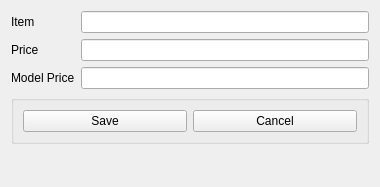
<?xml version="1.0" encoding="UTF-8"?>
<ui version="4.0">
 <class>EditStandardOfLivingModelPrice</class>
 <widget class="QWidget" name="EditStandardOfLivingModelPrice">
  <property name="geometry">
   <rect>
    <x>0</x>
    <y>0</y>
    <width>380</width>
    <height>187</height>
   </rect>
  </property>
  <property name="minimumSize">
   <size>
    <width>380</width>
    <height>175</height>
   </size>
  </property>
  <property name="windowTitle">
   <string>Edit Simulation Model Price</string>
  </property>
  <layout class="QFormLayout" name="formLayout">
   <item row="0" column="0">
    <widget class="QLabel" name="label_6">
     <property name="text">
      <string>Item</string>
     </property>
     <property name="buddy">
      <cstring>txtItem</cstring>
     </property>
    </widget>
   </item>
   <item row="0" column="1">
    <widget class="QLineEdit" name="txtItem">
     <property name="readOnly">
      <bool>true</bool>
     </property>
    </widget>
   </item>
   <item row="1" column="0">
    <widget class="QLabel" name="label_2">
     <property name="text">
      <string>Price</string>
     </property>
     <property name="buddy">
      <cstring>txtPrice</cstring>
     </property>
    </widget>
   </item>
   <item row="1" column="1">
    <widget class="QLineEdit" name="txtPrice">
     <property name="readOnly">
      <bool>true</bool>
     </property>
    </widget>
   </item>
   <item row="2" column="0">
    <widget class="QLabel" name="label_5">
     <property name="text">
      <string>Model Price</string>
     </property>
     <property name="buddy">
      <cstring>txtModelprice</cstring>
     </property>
    </widget>
   </item>
   <item row="2" column="1">
    <widget class="QLineEdit" name="txtModelprice"/>
   </item>
   <item row="3" column="0" colspan="2">
    <widget class="QGroupBox" name="groupBox">
     <property name="title">
      <string/>
     </property>
     <layout class="QHBoxLayout" name="horizontalLayout">
      <item>
       <widget class="QPushButton" name="cmdSave">
        <property name="text">
         <string>Save</string>
        </property>
       </widget>
      </item>
      <item>
       <widget class="QPushButton" name="cmdCancel">
        <property name="text">
         <string>Cancel</string>
        </property>
       </widget>
      </item>
     </layout>
    </widget>
   </item>
  </layout>
 </widget>
 <tabstops>
  <tabstop>txtItem</tabstop>
  <tabstop>txtPrice</tabstop>
  <tabstop>txtModelprice</tabstop>
  <tabstop>cmdSave</tabstop>
  <tabstop>cmdCancel</tabstop>
 </tabstops>
 <resources/>
 <connections>
  <connection>
   <sender>cmdCancel</sender>
   <signal>clicked()</signal>
   <receiver>EditStandardOfLivingModelPrice</receiver>
   <slot>close()</slot>
   <hints>
    <hint type="sourcelabel">
     <x>306</x>
     <y>153</y>
    </hint>
    <hint type="destinationlabel">
     <x>261</x>
     <y>153</y>
    </hint>
   </hints>
  </connection>
  <connection>
   <sender>cmdSave</sender>
   <signal>clicked()</signal>
   <receiver>EditStandardOfLivingModelPrice</receiver>
   <slot>saveStandardOfLivingDetails()</slot>
   <hints>
    <hint type="sourcelabel">
     <x>111</x>
     <y>148</y>
    </hint>
    <hint type="destinationlabel">
     <x>10</x>
     <y>176</y>
    </hint>
   </hints>
  </connection>
  <connection>
   <sender>cmdSave</sender>
   <signal>clicked()</signal>
   <receiver>EditStandardOfLivingModelPrice</receiver>
   <slot>close()</slot>
   <hints>
    <hint type="sourcelabel">
     <x>102</x>
     <y>108</y>
    </hint>
    <hint type="destinationlabel">
     <x>189</x>
     <y>93</y>
    </hint>
   </hints>
  </connection>
 </connections>
 <slots>
  <slot>mdiClose()</slot>
  <slot>showStandardOfLivingDetails()</slot>
  <slot>saveStandardOfLivingDetails()</slot>
 </slots>
</ui>
